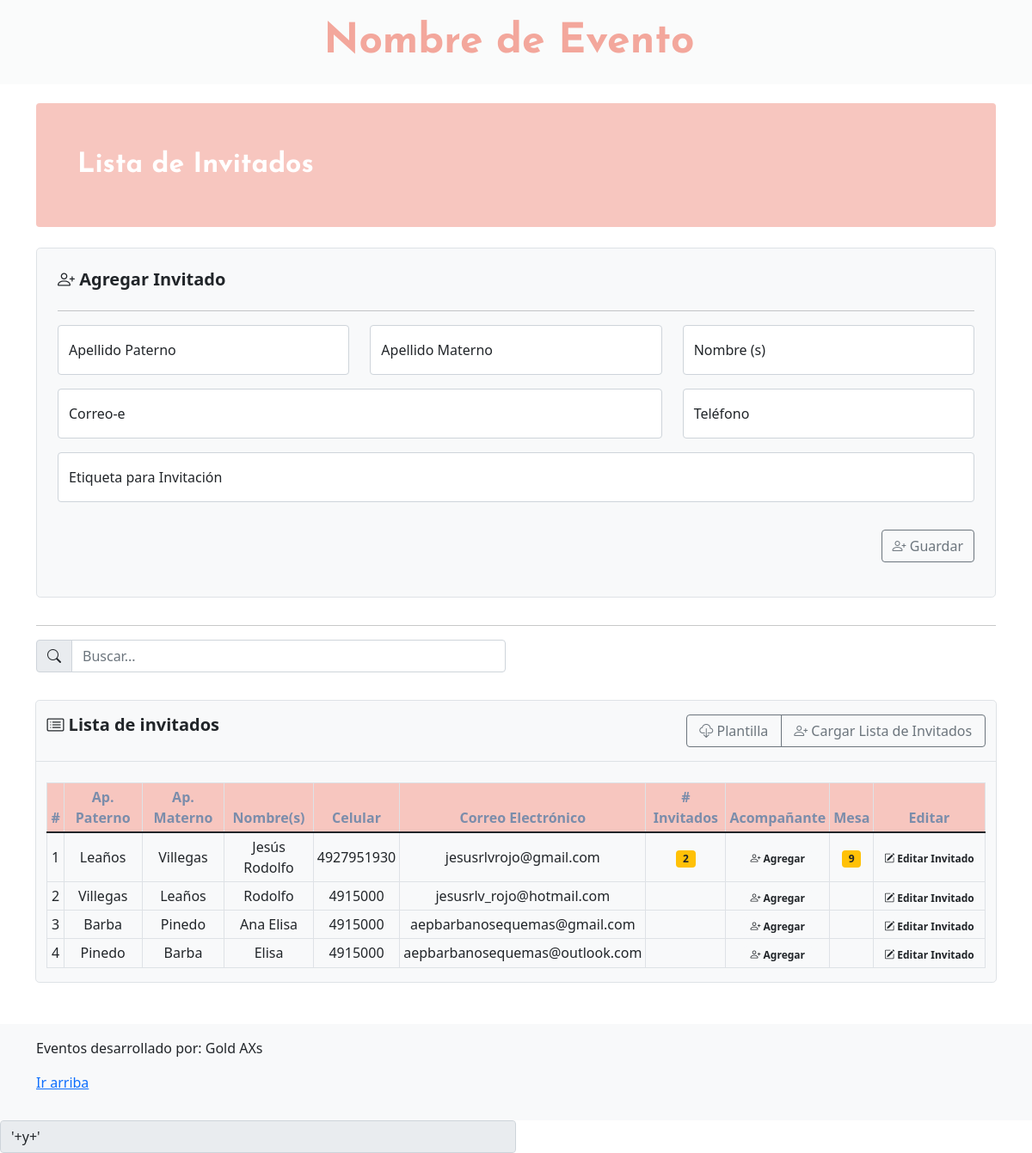
Before: /home_events.php with the older database file.
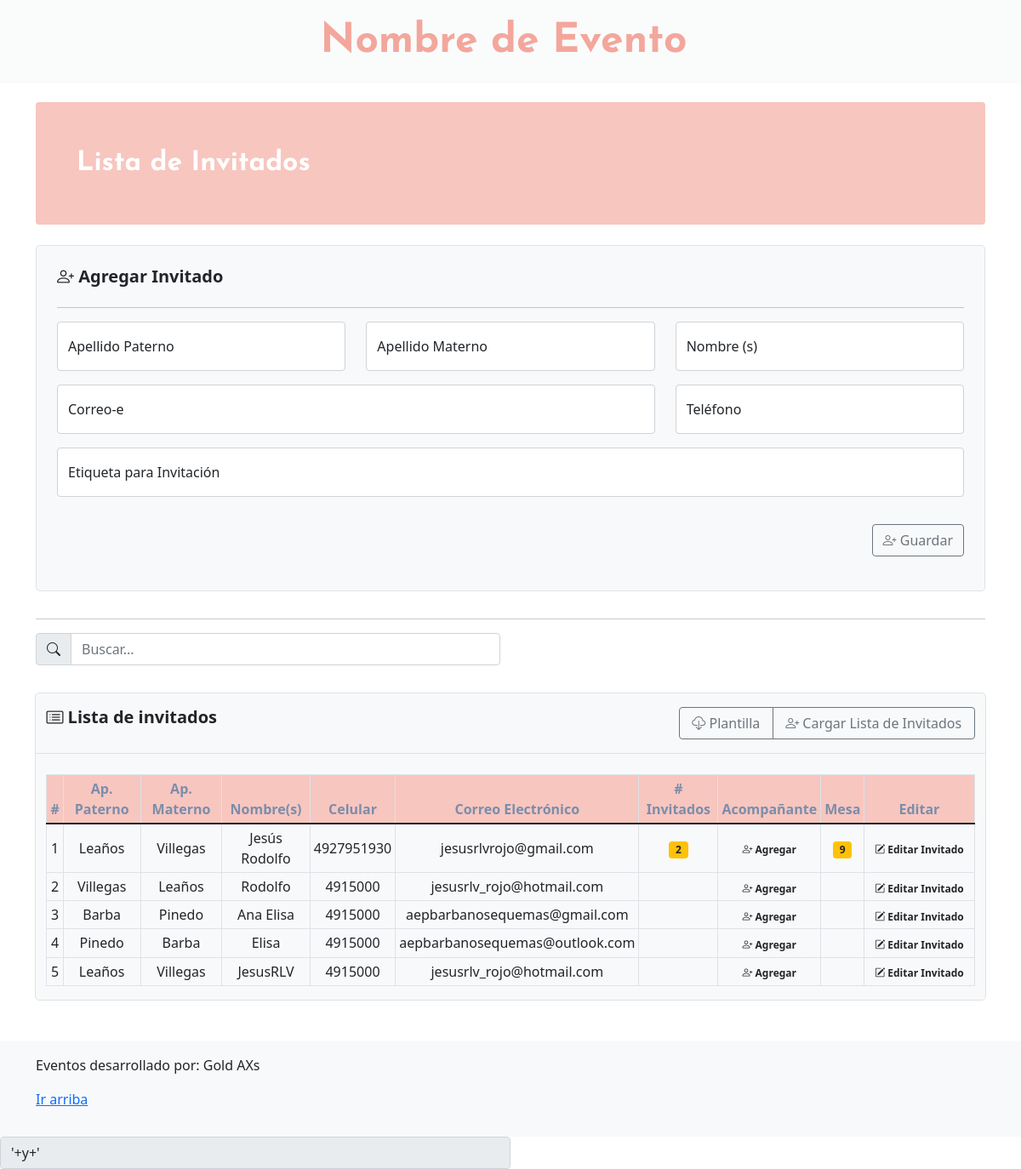
After: the same page with the newer database file.
### tables this page shows
CREATE TABLE `invitados` (
  `id` int(11) NOT NULL,
  `nombre` varchar(72) NOT NULL,
  `apellido_p` varchar(54) NOT NULL,
  `apellido_m` varchar(54) NOT NULL,
  `celular` varchar(18) NOT NULL,
  `email` varchar(36) NOT NULL,
  `no_invitados` int(11) DEFAULT NULL,
  `mesa` int(11) DEFAULT NULL,
  `qr` varchar(90) DEFAULT NULL,
  `etiqueta` varchar(50) NOT NULL
);

### prcd/query_invitados.php (called while the page is built)
<?php
    include('qconn/qc.php');
    $sqlQuery ="SELECT * FROM invitados";
    $resultadosqlQuery = $conn->query($sqlQuery);
?>

### home_events.php (the view, shortened to what this page needs)
<!doctype html>
<html lang="en">
<head>
    <link rel="stylesheet" href="https://cdn.jsdelivr.net/npm/bootstrap-icons@1.8.1/font/bootstrap-icons.css">
    <link href="../assets/dist/css/bootstrap.min.css" rel="stylesheet">
    <link href="blog.css" rel="stylesheet">
    <link href="navbar-top-fixed.css" rel="stylesheet">
</head>
<body class="d-flex flex-column min-vh-100">
    <nav class="navbar navbar-expand-md fixed-top" style="background-color: rgba(248, 249, 250, 0.7);">
        <div class="container-fluid justify-content-center">
            <a class="navbar-brand" style="color: #f3a79c; font-size:3rem; font-family: 'Josefin Sans', sans-serif;"
                href="#">
                <strong>Nombre de
                    Evento</strong></a>
        </div>
    </nav>
    <main class="container mt-5 mb-5">
        <div class="p-4 p-md-5 mb-4 text-white rounded" style="background-color: #f7c6bf; ">
            <div class="col-md-6 px-0">
                <a style="font-size: 2rem; font-family: 'Josefin Sans', sans-serif;"><strong>Lista de
                        Invitados</strong></a>
            </div>
        </div>
        <div class="row align-items-md-stretch">
            <div class="col-md-12">
                <div class="h-100 p-4 text-dark bg-light border rounded-3">
                    <div class="row mb-3">
                        <p class="h5"><strong><i class="bi bi-person-plus h5"></i> Agregar Invitado</strong></p>
                    </div>
                    <hr>
                    <div class="row">
                        <div class="col-4">
                            <form action="prcd/query_agregar_invitados.php" method="post">
                                <div class="form-floating mb-3 ">
                                    <input type="text" class="form-control rounded-4" id="floatingPassword"
                                        placeholder="Apellido Paterno" name="apellido_p" required>
                                    <label for="floatingPassword">Apellido Paterno</label>
                                </div>
                        </div>
                        <div class="col-4">
                            <div class="form-floating mb-3 ">
                                <input type="text" class="form-control rounded-4" id="floatingPassword"
                                    placeholder="Apellido Materno" name="apellido_m" required>
                                <label for="floatingPassword">Apellido Materno</label>
                            </div>
                        </div>
                        <div class="col-4">
                            <div class="form-floating mb-3 ">
                                <input type="text" class="form-control rounded-4" id="floatingPassword"
                                    placeholder="Nombre(s)" name="nombre" required>
                                <label for="floatingPassword">Nombre (s)</label>
                            </div>
                        </div>
                        <div class="col-8">
                            <div class="form-floating mb-3">
                                <input type="text" class="form-control rounded-4" id="floatingPassword"
                                    placeholder="Correo-e" name="email" required>
                                <label for="floatingPassword">Correo-e</label>
                            </div>
                        </div>
                        <div class="col-4">
                            <div class="form-floating mb-3">
                                <input type="text" class="form-control rounded-4" id="floatingPassword"
                                    placeholder="Teléfono" name="celular" required>
                                <label for="floatingPassword">Teléfono</label>
                            </div>
                        </div>
                        <div class="col-12">
                            <div class="form-floating mb-3">
                                <input type="text" class="form-control rounded-4" id="floatingPassword"
                                    placeholder="Etiqueta para Invitación">
                                <label for="floatingPassword">Etiqueta para Invitación</label>
                            </div>
                        </div>
                    </div>
                    <p class="text-end"><button class="btn btn-outline-secondary mt-3" type="submit"><i
                                class="bi bi-person-plus"></i> Guardar</button></p>
                </div>
            </div>
            <div class="container mt-3">
                <hr>
                <div class="row">
                    <div class="col">
                        <div class="input-group mb-3">
                            <span class="input-group-text" id="basic-addon1"><i class="bi bi-search"></i></span>
                            <input type="text" class="form-control" placeholder="Buscar..." aria-label="Username"
                                aria-describedby="basic-addon1" id="myInput">
                        </div>
                    </div>
                    <div class="col">
                    </div>
                </div>
            </div>
            <div class="container border rounded-3 mt-3 bg-light" style="width: 98%;">
                <div class="row mt-3 border-bottom">
                    <div class="col-4">
                        <p class="h5"><strong><i class="bi bi-card-list"></i> Lista de invitados</strong></p>
                    </div>
                    <div class="col-4">
                    </div>
                    <div class="col-4 btn-group mb-3" role="group" aria-label="Basic outlined example">
                        <button type="button" class="btn btn-outline-secondary"><i class="bi bi-cloud-download"></i>
                            Plantilla</button>
                        <button type="button" class="btn btn-outline-secondary" data-bs-toggle="modal"
                            data-bs-target="#uploadguestlist"><i class="bi bi-person-plus"></i> Cargar
                            Lista de Invitados</button>
                    </div>
                </div>
                <div class="table-responsive">
                    <table class="table table-hover table-bordered table-sm align-middle mt-4">
                        <thead style="background-color:#f7c6bf; color: #7B8DAB;">
                            <tr class="text-center">
                                <th scope="col">#</th>
                                <th scope="col">Ap. Paterno</th>
                                <th scope="col">Ap. Materno</th>
                                <th scope="col">Nombre(s)</th>
                                <th scope="col">Celular</th>
                                <th scope="col">Correo Electrónico</th>
                                <th scope="col"># Invitados</th>
                                <th scope="col">Acompañante</th>
                                <th scope="col">Mesa</th>
                                <th scope="col">Editar</th>
                            </tr>
                        </thead>
                        <tbody id="myTable">
                            <?php include('prcd/query_invitados.php'); ?>
                            <?php
              $x = 0;
              while ($row_sqlQuery = $resultadosqlQuery->fetch_assoc()) {
                $x++;
                echo '
          <tr class="text-center">
            <td>' . $x . '</td>
            <td>' . $row_sqlQuery['apellido_p'] . '</td>
            <td>' . $row_sqlQuery['apellido_m'] . '</td>
            <td>' . $row_sqlQuery['nombre'] . '</td>
            <td>' . $row_sqlQuery['celular'] . '</td>
            <td>' . $row_sqlQuery['email'] . '</td>
            <td><a href="invitados_secondary.php?id=' . $row_sqlQuery['id'] . '"><span class="badge bg-warning text-dark">' . $row_sqlQuery['no_invitados'] . '</span></a></td>
            <td><a href="#" data-bs-toggle="modal"
            data-bs-target="#AgregarAcomp' . $row_sqlQuery['id'] . '"><span class="badge bg-light text-dark"><i class="bi bi-person-plus"></i> Agregar</span></a></td>
            <td><span class="badge bg-warning text-dark">' . $row_sqlQuery['mesa'] . '</span></td>
            <td><a href="#" data-bs-toggle="modal"
            data-bs-target="#editarInv' . $row_sqlQuery['id'] . '"><span class="badge bg-light text-dark"><i class="bi bi-pencil-square"></i> Editar Invitado</span></a></td>
          </tr>';
              }
              ?>
                        </tbody>
                    </table>
                </div>
            </div>
    </main>
    <footer class="footer mt-auto py-3 bg-light">
        <div class="container">
            <p>Eventos desarrollado por: Gold AXs
            </p>
            <p>
                <a href="#">Ir arriba</a>
            </p>
        </div>
    </footer>
</body>
</html>
<input name="nombreinvitados[]" type="text" class="form-control w-50" placeholder="" aria-label="Username"
    aria-describedby="basic-addon1" value="'+y+'" READONLY>

### navbar-top-fixed.css (style rules this page uses)
body { min-height: 75rem; padding-top: 4.5rem; }

Changed rows visible on the page:
added invitados: apellido_p "Leaños", apellido_m "Villegas", nombre "JesusRLV", celular "4915000", email "jesusrlv_rojo@hotmail.com"
